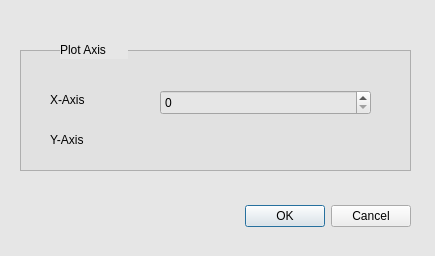
<?xml version="1.0" encoding="UTF-8"?>
<ui version="4.0">
 <class>Dialog</class>
 <widget class="QDialog" name="Dialog">
  <property name="geometry">
   <rect>
    <x>0</x>
    <y>0</y>
    <width>435</width>
    <height>256</height>
   </rect>
  </property>
  <property name="windowTitle">
   <string>Dialog</string>
  </property>
  <property name="styleSheet">
   <string notr="true">background-color: rgb(230, 230, 230)
</string>
  </property>
  <widget class="QDialogButtonBox" name="buttonBox">
   <property name="geometry">
    <rect>
     <x>70</x>
     <y>200</y>
     <width>341</width>
     <height>32</height>
    </rect>
   </property>
   <property name="whatsThis">
    <string>hola</string>
   </property>
   <property name="styleSheet">
    <string notr="true">background-color: rgb(238, 238, 238)</string>
   </property>
   <property name="orientation">
    <enum>Qt::Horizontal</enum>
   </property>
   <property name="standardButtons">
    <set>QDialogButtonBox::Cancel|QDialogButtonBox::Ok</set>
   </property>
  </widget>
  <widget class="QSpinBox" name="YAxisSelector">
   <property name="geometry">
    <rect>
     <x>160</x>
     <y>130</y>
     <width>211</width>
     <height>25</height>
    </rect>
   </property>
  </widget>
  <widget class="QFrame" name="frame">
   <property name="geometry">
    <rect>
     <x>20</x>
     <y>50</y>
     <width>391</width>
     <height>121</height>
    </rect>
   </property>
   <property name="styleSheet">
    <string notr="true">
background-color: rgb(225, 225, 225);
border-color: rgb(189, 189, 189);</string>
   </property>
   <property name="frameShape">
    <enum>QFrame::StyledPanel</enum>
   </property>
   <property name="frameShadow">
    <enum>QFrame::Raised</enum>
   </property>
   <widget class="QLabel" name="label_2">
    <property name="geometry">
     <rect>
      <x>30</x>
      <y>80</y>
      <width>68</width>
      <height>19</height>
     </rect>
    </property>
    <property name="text">
     <string>Y-Axis</string>
    </property>
   </widget>
   <widget class="QLabel" name="label">
    <property name="geometry">
     <rect>
      <x>30</x>
      <y>40</y>
      <width>68</width>
      <height>19</height>
     </rect>
    </property>
    <property name="text">
     <string>X-Axis</string>
    </property>
   </widget>
  </widget>
  <widget class="QSpinBox" name="XAxisSelector">
   <property name="geometry">
    <rect>
     <x>160</x>
     <y>90</y>
     <width>211</width>
     <height>25</height>
    </rect>
   </property>
  </widget>
  <widget class="QLabel" name="label_3">
   <property name="geometry">
    <rect>
     <x>60</x>
     <y>40</y>
     <width>68</width>
     <height>19</height>
    </rect>
   </property>
   <property name="text">
    <string>Plot Axis</string>
   </property>
  </widget>
  <action name="actionhola">
   <property name="checkable">
    <bool>true</bool>
   </property>
   <property name="text">
    <string>hola</string>
   </property>
  </action>
  <action name="actionchau">
   <property name="checkable">
    <bool>true</bool>
   </property>
   <property name="text">
    <string>chau</string>
   </property>
   <property name="toolTip">
    <string>&lt;html&gt;&lt;head/&gt;&lt;body&gt;&lt;p&gt;&lt;span style=&quot; font-weight:600;&quot;&gt;chaaauuuuuu&lt;/span&gt;&lt;/p&gt;&lt;/body&gt;&lt;/html&gt;</string>
   </property>
  </action>
 </widget>
 <resources/>
 <connections>
  <connection>
   <sender>buttonBox</sender>
   <signal>accepted()</signal>
   <receiver>Dialog</receiver>
   <slot>accept()</slot>
   <hints>
    <hint type="sourcelabel">
     <x>248</x>
     <y>254</y>
    </hint>
    <hint type="destinationlabel">
     <x>157</x>
     <y>274</y>
    </hint>
   </hints>
  </connection>
  <connection>
   <sender>buttonBox</sender>
   <signal>rejected()</signal>
   <receiver>Dialog</receiver>
   <slot>reject()</slot>
   <hints>
    <hint type="sourcelabel">
     <x>316</x>
     <y>260</y>
    </hint>
    <hint type="destinationlabel">
     <x>286</x>
     <y>274</y>
    </hint>
   </hints>
  </connection>
 </connections>
</ui>
